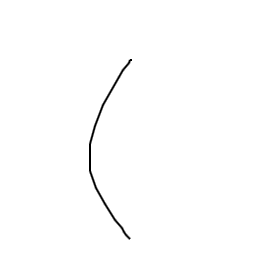
#> input picture images/(/(_101.jpg, 280 x 280 px; its folder holds only this picture in this run
$ jupyter execute --allow-errors project.ipynb
#> lines starting #> are read from the running program, lines starting #| are printed output that depends on the picture
# Math Symbols and Digits Classifier

[cell 1]
import numpy as np
import pandas as pd
from PIL import Image
import os
import matplotlib.pyplot as plt
from sklearn.model_selection import train_test_split
from sklearn.linear_model import LogisticRegression
from sklearn.tree import DecisionTreeClassifier
from sklearn.ensemble import RandomForestClassifier, AdaBoostClassifier
from xgboost import XGBClassifier
from sklearn.neighbors import KNeighborsClassifier
from sklearn.metrics import classification_report
import seaborn as sns
from sklearn.metrics import accuracy_score, log_loss
from sklearn.metrics import confusion_matrix
from sklearn.preprocessing import MinMaxScaler
from imblearn.over_sampling import SMOTE

### Pre-Process the data

First, we created a DataFrame that contains all the symbols images, we resized the images to be 28x28.

[cell 2]
def images_to_dataframe(images_folder):
#> called with images_folder = 'images'
    df = pd.DataFrame(columns=[f"column_{i}" for i in range(784)] + ["symbol"])
    for folder in os.listdir(images_folder):
        folder_path = os.path.join(images_folder, folder)
        print(folder)
        if os.path.isdir(folder_path):
            for filename in os.listdir(folder_path):
                if filename.endswith('.jpg'):
                    img = Image.open(os.path.join(folder_path, filename))
#> img is the input picture: PIL image 280x280 RGBA; mean R, G, B, A 253.7, 253.7, 253.7, 255
                    fixed_size = (28, 28)
                    img = img.resize(fixed_size)
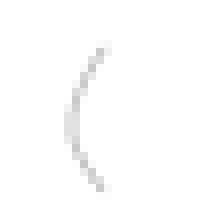
#> img: PIL image 28x28 RGBA (shown 8 times larger); mean R, G, B, A 253.5, 253.5, 253.5, 255
                    img = img.convert('L')
#> img: PIL image 28x28 L
                    img_array = list(img.getdata())
#> img_array = 784 values, max 255 at index 0, min 199 at index 570, mean 253.5
                    img_array.append(folder)
                    img_df = pd.DataFrame([img_array], columns=df.columns)
#> img_df = table of 1 rows and 785 columns
                    df = df.append(img_df, ignore_index=True)
    return df

#> (the rest of this cell did not finish here and is left out)

We read the csv as Dataframe for the Digits in order to combine it with the other images.

[cell 3]
df1 = pd.read_csv('MNIST_data.csv')
#> (reads MNIST_data.csv from the repository)
df2 = pd.read_csv('MNIST_target.csv').convert_dtypes(int)
#> (reads MNIST_target.csv from the repository)
